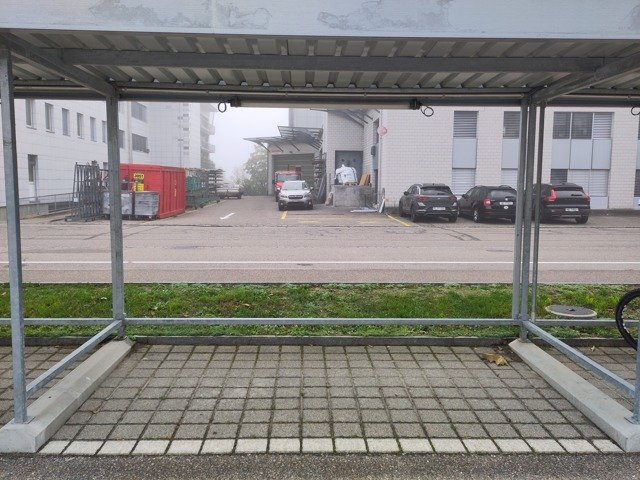
#> input picture code/vision/demo/frames/01-empty.jpg, 640 x 480 px; its folder holds 4 pictures in this run
$ python demo_cameras.py
#> lines starting #> are read from the running program, lines starting #| are printed output that depends on the picture
"""Simulated cameras: real images sent exactly as a camera node sends them.

Everything after the camera runs as in production, so the bike counts are what the model really finds in these
images, errors included. Nothing here knows or decides a count, an occupancy or a zone.

Frames of one camera keep one viewpoint, otherwise the polygons drawn on it would mean nothing:
- sim-abri plays a shelter filling up and emptying (photomontages of one real shelter), so its count moves.
- sim-rack-N each show one real photo of the site, so their count stays the same.

Run (from code/vision, with the vision service running):  uv run python demo/demo_cameras.py
"""

import argparse
import contextlib
import io
import logging
import time
from dataclasses import dataclass
from pathlib import Path

import httpx
from PIL import Image

HERE = Path(__file__).resolve().parent
SITE_PHOTOS = HERE.parents[1] / "frontend" / "public" / "mock"
FRAME_SIZE = (1024, 768)  # like a camera node; the site photos are too large for the frame route otherwise
JPEG_QUALITY = 85

log = logging.getLogger("demo-cameras")


@dataclass(frozen=True)
class Camera:
    device_id: str
    frames: tuple[bytes, ...]


def to_camera_frame(path: Path) -> bytes:
    """A JPEG no larger than what a camera node sends."""
    image = Image.open(path).convert("RGB")
#> image is the input picture: PIL image 640x480 RGB; mean R, G, B 132.2, 130.8, 127.4
    image.thumbnail(FRAME_SIZE)
    output = io.BytesIO()
    image.save(output, "JPEG", quality=JPEG_QUALITY)
    return output.getvalue()


def load_cameras() -> list[Camera]:
    scenes = sorted((HERE / "frames").glob("*.jpg"))
    photos = sorted(SITE_PHOTOS.glob("*.jpg"))
    return [
        Camera("sim-abri", tuple(to_camera_frame(scene) for scene in scenes)),
        *(Camera(f"sim-rack-{i}", (to_camera_frame(photo),)) for i, photo in enumerate(photos, start=1)),
    ]
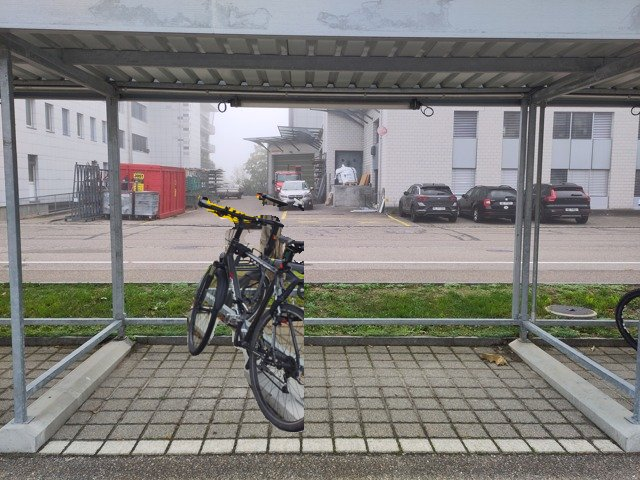
#> input picture code/vision/demo/frames/02-s2.jpg, 640 x 480 px
#> in to_camera_frame, image is the input picture: PIL image 640x480 RGB; mean R, G, B 129.6, 128.2, 125.6
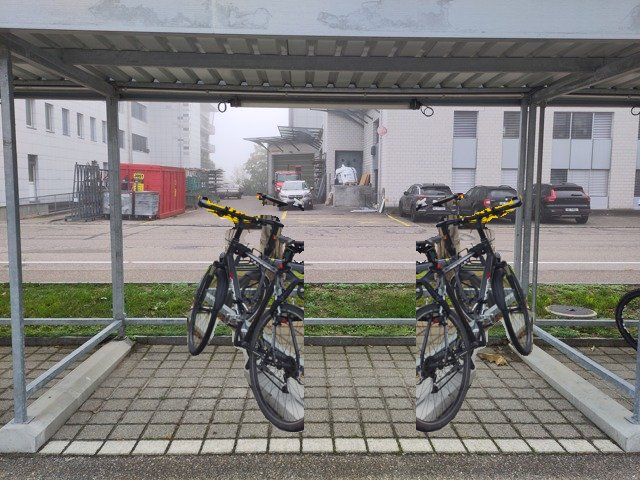
#> input picture code/vision/demo/frames/03-s2-s4.jpg, 640 x 480 px
#> in to_camera_frame, image is the input picture: PIL image 640x480 RGB; mean R, G, B 127.4, 125.9, 124
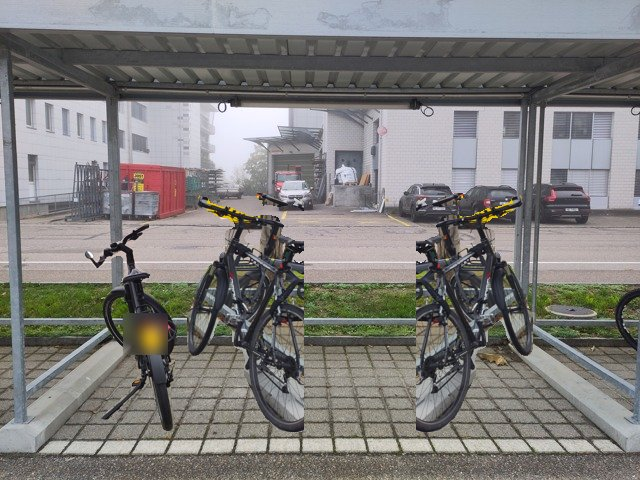
#> input picture code/vision/demo/frames/04-s1-s2-s4.jpg, 640 x 480 px
#> in to_camera_frame, image is the input picture: PIL image 640x480 RGB; mean R, G, B 126.4, 124.7, 123


def frame_at(camera: Camera, elapsed_s: float, hold_s: float) -> bytes:
    """The scene a camera shows after `elapsed_s`, each one held for `hold_s`."""
    return camera.frames[int(elapsed_s / hold_s) % len(camera.frames)]


def main() -> None:
    parser = argparse.ArgumentParser(description=__doc__, formatter_class=argparse.RawDescriptionHelpFormatter)
    parser.add_argument("--vision-url", default="http://localhost:8001")
    parser.add_argument("--hold", type=float, default=15, help="seconds each scene of a moving camera is shown")
    parser.add_argument("--fps", type=float, default=1, help="frames per second, per camera")
    args = parser.parse_args()
    logging.basicConfig(level=logging.INFO, format="%(name)s: %(message)s")

    cameras = load_cameras()
    log.info("%d cameras to %s: %s", len(cameras), args.vision_url, ", ".join(c.device_id for c in cameras))
    start = time.monotonic()
    with httpx.Client(base_url=args.vision_url, timeout=5) as client:
        while True:
            cycle = time.monotonic()
            elapsed = cycle - start
            for camera in cameras:
                headers = {
                    "Content-Type": "image/jpeg",
                    "X-Device-Id": camera.device_id,
                    "X-Uptime-S": str(int(elapsed)),
                }
                try:
                    client.post(
                        "/api/v1/frames", content=frame_at(camera, elapsed, args.hold), headers=headers
                    ).raise_for_status()
                except httpx.HTTPError as err:
                    log.warning("%s: %s", camera.device_id, err)
            time.sleep(max(0.0, 1 / args.fps - (time.monotonic() - cycle)))


if __name__ == "__main__":
    with contextlib.suppress(KeyboardInterrupt):
        main()
#> (the call stopped at in main, `with httpx.Client(base_url=args.vision_url, timeout=5) as client:`: httpx is not available in this run)
